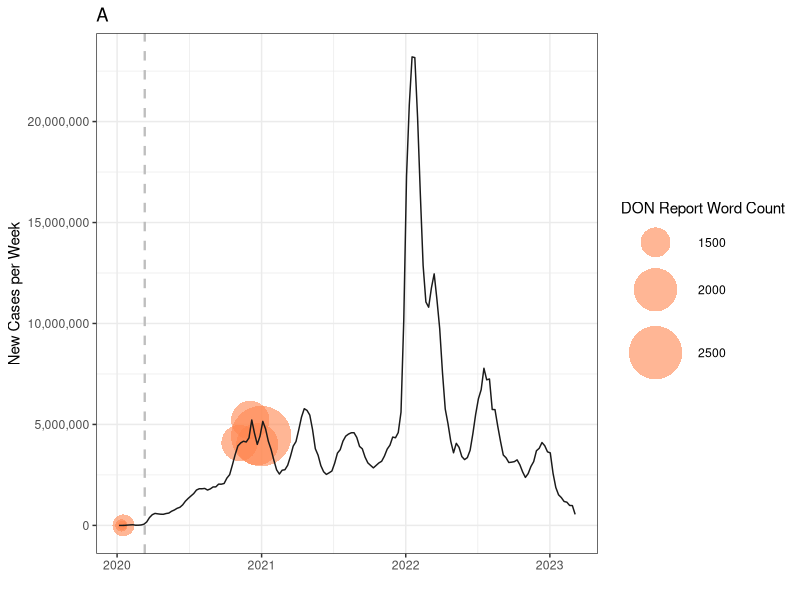
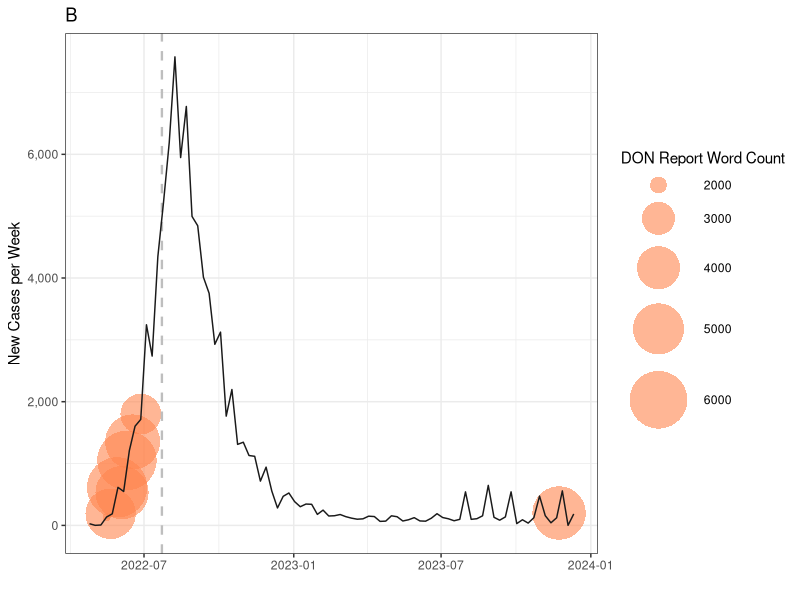
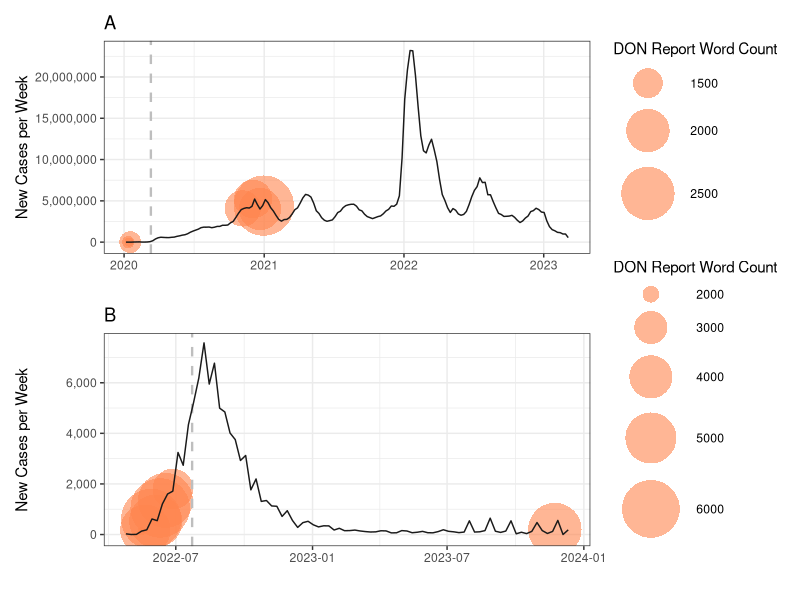

Source code (R) for these figures, in order:
library(readr)
library(ggplot2)
library(dplyr)
library(tidyverse)
library(lubridate)
library(patchwork)

##Load data
co.raw <- read.csv("mergeddonscovid.csv")
dompox.raw <- read.csv("dompox_curve.csv")

##Mutate to pull out the cases by week
co.raw$Date <- mdy(co.raw$Date)
co.raw %>% 
  mutate(date = as.Date(Date)) %>% 
  group_by(week = isoweek(Date), year = isoyear(Date)) %>% 
  summarise(weekCases = sum(New)) -> codon

dompox.raw$date <- mdy(dompox.raw$date)
dompox.raw %>%
  mutate(date = as.Date(date)) %>%
  group_by(week =isoweek(date), year = isoyear(date)) %>%
  summarise(weekCases = sum(NewCases)) -> dompox

#Week calendar for duration of Mpox data
data.frame(date=seq(as.Date("2022/1/1"), as.Date("2023/12/31"), by="day")) %>% 
  mutate(week=isoweek(date),year=isoyear(date)) %>%
  group_by(year,week) %>% 
  summarise(weekdate=min(date)) -> week_calendar

#Week calendar for duration of Covid data
data.frame(date=seq(as.Date("2020/1/1"), as.Date("2023/12/31"), by="day")) %>%
  mutate(week=isoweek(date),year=isoyear(date)) %>%
  group_by(year,week) %>%
  summarise(weekdate=min(date)) -> week_calendar2

#Join week calendars with respective dataframes
codon %>%
  left_join(week_calendar2) -> codon
dompox %>%
  left_join(week_calendar) -> dompox

#Pull out the dates without applicable dons
noco <- co.raw[which(co.raw$DON!="NO"),] %>%
  mutate(Date = as.Date(Date))
nopox <- dompox.raw[which(dompox.raw$DON!="NO"),] %>%
  mutate(date. = as.Date(date))

#Pull out dates without SitReps for Covid
sit_rep_df <- co.raw[which(co.raw$SitRep!="NO"),] %>%
  mutate(Date = as.Date(Date))

##Covid figure
noco2 <- noco %>% filter(DON == "COVID")
noco2$weekcases <- c(0, 0, 2120, 2120, 4083599, 5219504, 4012227, 4424486)
noco2$wordcount <- c(1157, 1133, 1301, 1118, 1710, 1788, 1945, 2917)
A <- ggplot(codon, aes(x = weekdate, y = weekCases)) +
  theme_bw() + 
  geom_point(data = noco2,
             aes(x = as.Date(Date),
                 y = weekcases, 
                 size = wordcount, 
                 color = "DON Report Word Count"),
             color = '#ff854fff', 
             alpha = 0.6,
             shape = 16) +
  labs(size = "DON Report Word Count") +
  scale_size_continuous(range = c(1, 20)) +
  geom_vline(xintercept = as.numeric(as.Date("2020-03-11")), 
             color = "grey", 
             linetype = "dashed", 
             size = 0.8) +
  geom_line(color = "gray10") +
  labs(title = "A",
       x = "",
       y = "New Cases per Week") +
  theme(panel.background = element_blank(),
        legend.key = element_blank(),
        legend.position = "right") +
  labs(fill = "Reporting frequency") +
  scale_y_continuous(limits = c(-0.01*max(codon$weekCases), 1*max(codon$weekCases)),
                     #breaks = seq(from = 0, to = 25000000, by = 5000000),
                     labels = scales::comma_format()); A

nopox2 <- nopox %>% filter(DON == "MPOX")
nopox2$weekcases <- c(135, 135, 187, 615, 530, 1050, 1350, 1800, 200) #Number of cases per week corresponding to the date of the MPOX dons publication
nopox2$wordcount <- c(1783, 1758, 4909, 6403, 5301, 6266, 5565, 3726, 5333) #MPOX dons word count per report
#Mpox Figure
B <- ggplot(dompox, aes(x = weekdate, y = weekCases)) +
  theme_bw() + 
  geom_point(data = nopox2,
                      aes(x = as.Date(date),
                            y = weekcases,
                            size = wordcount, 
                          color = "DON Report Word Count"),  
             alpha = 0.6,
             color = '#ff854fff', 
             shape = 16) +
  scale_size_continuous(range = c(1, 20)) +
  labs(size = "DON Report Word Count") +
  geom_vline(xintercept = as.numeric(as.Date("2022-07-23")), 
             color = "grey", 
             linetype = "dashed", 
             size = 0.8) +
  geom_line(color = "gray10") +
  labs(title = "B",
       x = "",
       y = "New Cases per Week") +
  theme(panel.background = element_blank()) + 
  scale_y_continuous(limits = c(-0.01*max(dompox$weekCases), 1*max(dompox$weekCases)),
                     #breaks = seq(from = -2000, to = 8000 , by = 1000),
                     labels = scales::comma_format()); B

#Join em together
A / B + plot_layout(guides = "collect") #& 
  #scale_size_continuous(limits = range(c(noco2$wordcount, nopox2$wordcount)))
 
